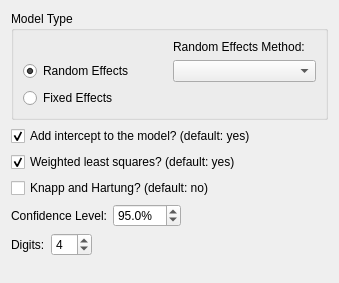
<?xml version="1.0" encoding="UTF-8"?>
<ui version="4.0">
 <class>WizardPage</class>
 <widget class="QWizardPage" name="WizardPage">
  <property name="geometry">
   <rect>
    <x>0</x>
    <y>0</y>
    <width>339</width>
    <height>283</height>
   </rect>
  </property>
  <property name="windowTitle">
   <string>WizardPage</string>
  </property>
  <layout class="QVBoxLayout" name="verticalLayout">
   <item>
    <widget class="QGroupBox" name="groupBox">
     <property name="title">
      <string>Model Type</string>
     </property>
     <layout class="QGridLayout" name="gridLayout">
      <item row="0" column="1">
       <widget class="QLabel" name="label">
        <property name="text">
         <string>Random Effects Method:</string>
        </property>
       </widget>
      </item>
      <item row="1" column="0">
       <widget class="QRadioButton" name="rand_effects_radio_btn">
        <property name="text">
         <string>Random Effects</string>
        </property>
        <property name="checked">
         <bool>true</bool>
        </property>
       </widget>
      </item>
      <item row="1" column="1">
       <widget class="QComboBox" name="rand_effects_method_cbo_box"/>
      </item>
      <item row="2" column="0">
       <widget class="QRadioButton" name="fixed_effects_radio_btn">
        <property name="text">
         <string>Fixed Effects</string>
        </property>
       </widget>
      </item>
     </layout>
    </widget>
   </item>
   <item>
    <widget class="QCheckBox" name="intercept_chkbox">
     <property name="toolTip">
      <string>Add intercept term to the model? (default: yes)</string>
     </property>
     <property name="text">
      <string>Add intercept to the model? (default: yes)</string>
     </property>
     <property name="checked">
      <bool>true</bool>
     </property>
    </widget>
   </item>
   <item>
    <widget class="QCheckBox" name="weighted_chkbox">
     <property name="toolTip">
      <string>Use weighted (default) or unweighted least-squares when fitting the model.</string>
     </property>
     <property name="text">
      <string>Weighted least squares? (default: yes)</string>
     </property>
     <property name="checked">
      <bool>true</bool>
     </property>
    </widget>
   </item>
   <item>
    <widget class="QCheckBox" name="knha_chkbox">
     <property name="toolTip">
      <string>Adjust test statistics and conidence intervals using the method of Knapp and Hartung (default: no)</string>
     </property>
     <property name="text">
      <string>Knapp and Hartung? (default: no)</string>
     </property>
    </widget>
   </item>
   <item>
    <layout class="QHBoxLayout" name="horizontalLayout">
     <item>
      <widget class="QLabel" name="label_2">
       <property name="text">
        <string>Confidence Level:</string>
       </property>
      </widget>
     </item>
     <item>
      <widget class="QDoubleSpinBox" name="level_spinbox">
       <property name="suffix">
        <string>%</string>
       </property>
       <property name="decimals">
        <number>1</number>
       </property>
       <property name="value">
        <double>95.000000000000000</double>
       </property>
      </widget>
     </item>
     <item>
      <spacer name="horizontalSpacer">
       <property name="orientation">
        <enum>Qt::Horizontal</enum>
       </property>
       <property name="sizeHint" stdset="0">
        <size>
         <width>40</width>
         <height>20</height>
        </size>
       </property>
      </spacer>
     </item>
    </layout>
   </item>
   <item>
    <layout class="QHBoxLayout" name="horizontalLayout_2">
     <item>
      <widget class="QLabel" name="label_3">
       <property name="toolTip">
        <string># of decimal places to which to round the printed results</string>
       </property>
       <property name="text">
        <string>Digits:</string>
       </property>
      </widget>
     </item>
     <item>
      <widget class="QSpinBox" name="digits_spinBox">
       <property name="toolTip">
        <string># of decimal places to which to round the printed results</string>
       </property>
       <property name="maximum">
        <number>10</number>
       </property>
       <property name="value">
        <number>4</number>
       </property>
      </widget>
     </item>
     <item>
      <spacer name="horizontalSpacer_2">
       <property name="orientation">
        <enum>Qt::Horizontal</enum>
       </property>
       <property name="sizeHint" stdset="0">
        <size>
         <width>40</width>
         <height>20</height>
        </size>
       </property>
      </spacer>
     </item>
    </layout>
   </item>
   <item>
    <spacer name="verticalSpacer">
     <property name="orientation">
      <enum>Qt::Vertical</enum>
     </property>
     <property name="sizeHint" stdset="0">
      <size>
       <width>20</width>
       <height>40</height>
      </size>
     </property>
    </spacer>
   </item>
  </layout>
 </widget>
 <resources/>
 <connections>
  <connection>
   <sender>rand_effects_radio_btn</sender>
   <signal>toggled(bool)</signal>
   <receiver>label</receiver>
   <slot>setVisible(bool)</slot>
   <hints>
    <hint type="sourcelabel">
     <x>150</x>
     <y>79</y>
    </hint>
    <hint type="destinationlabel">
     <x>201</x>
     <y>56</y>
    </hint>
   </hints>
  </connection>
  <connection>
   <sender>rand_effects_radio_btn</sender>
   <signal>toggled(bool)</signal>
   <receiver>rand_effects_method_cbo_box</receiver>
   <slot>setVisible(bool)</slot>
   <hints>
    <hint type="sourcelabel">
     <x>101</x>
     <y>84</y>
    </hint>
    <hint type="destinationlabel">
     <x>218</x>
     <y>86</y>
    </hint>
   </hints>
  </connection>
 </connections>
</ui>
